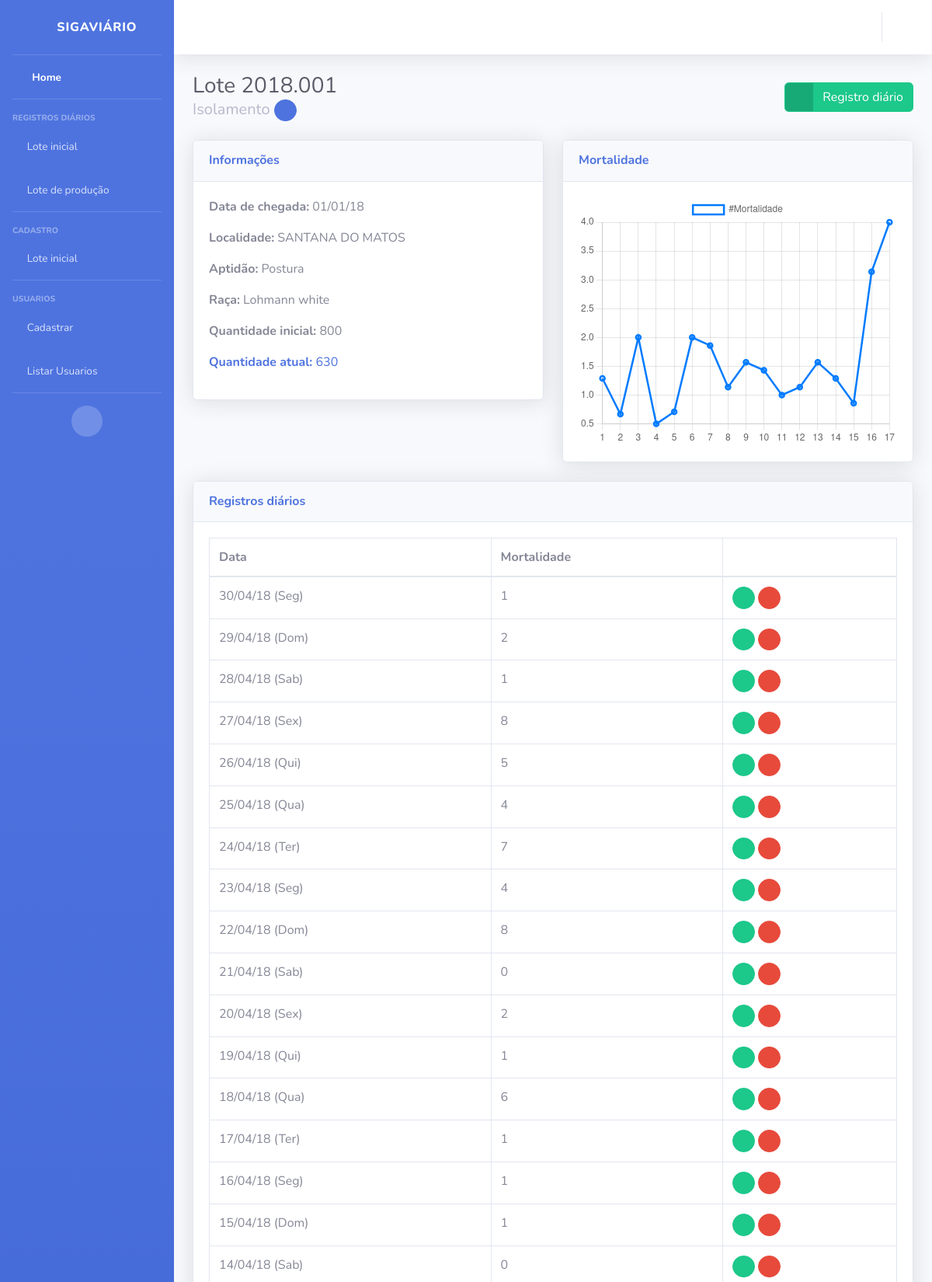
Page /lote/detalhes/ (upper part) on the committed database.
### lote/models.py (models this page shows, shortened)
class Lote(models.Model):
    codigo = models.CharField(max_length=50, unique=True)
    aptidao = models.CharField(max_length=1, choices=APTIDAO, default='B')
    data_chegada = models.DateField(default=date.today)
    localidade = models.CharField(max_length=200)
    quantidade_aves_chegada = models.PositiveIntegerField()
    quantidade_aves_final = models.PositiveIntegerField(null=True, blank=True)
    raca = models.CharField(max_length=1, choices=RACA)
    status = models.CharField(max_length=1, choices=STATUS, default='A')
    def __str__(self):
        return self.codigo
    class Meta:
        ordering = ('status','data_chegada',)

class Registro_diario_lote(models.Model):
    peso = models.DecimalField(max_digits=10, decimal_places=3, null=True, blank=True)
    mortalidade = models.PositiveIntegerField(default=0)
    lote = models.ForeignKey(Lote, on_delete=models.RESTRICT)
    data = models.DateField(default=date.today)
    class Meta:
        ordering = ('-lote','-data',)

### lote/views.py (the view)
# urls.py: path('detalhes/', views.detalhes, name='detalhes'),
def detalhes(request):
    lote_atual = buscar_lote_atual()
    registros_diarios = Registro_diario_lote.objects.filter(lote=lote_atual).order_by("-data")
    registros_diarios_graficos = registros_diarios.reverse()
    datas_mortalidade = []
    datas_peso = []
    mortalidade = []
    pesos = []
    mortalidade_media, semanas = definir_mortalidade_semanal(registros_diarios_graficos)
    informacoes = {
        'lote': lote_atual,
        'registros_diarios': registros_diarios,
        'datas_mortalidade': json.dumps(semanas),
        'mortalidade': json.dumps(mortalidade_media),
        'datas_peso': json.dumps(datas_peso),
        'pesos': json.dumps(pesos)
    }
    return render(request, "lote/detalhes.html", informacoes)

### lote/views.py (called while the page is built)
def definir_mortalidade_semanal(registros_diarios):
    primeira_data = registros_diarios[0].data
    mortalidade_media = []
    semanas = []
    mortalidade = 0
    quantidade = 0
    semana = 1
    for i, registro in enumerate(registros_diarios):
        if (registro.data > (primeira_data + timedelta(days=6))):
            primeira_data=primeira_data + timedelta(days=7)
            mortalidade_media.append(round(mortalidade/quantidade, 2))
            semanas.append(semana)
            semana = semana + 1
            mortalidade = 0
            quantidade = 0
        mortalidade = mortalidade + registro.mortalidade
        quantidade = quantidade + 1
    mortalidade_media.append(round(mortalidade/quantidade, 2))
    semanas.append(semana)
    return mortalidade_media, semanas

def buscar_lote_atual():
    if (len(Lote.objects.filter(Q(status="A") | Q(status="B"))) > 0):
        return Lote.objects.filter(Q(status="A") | Q(status="B"))[0]
    else:
        return None

### templates/lote/detalhes.html (shortened to what this page needs)
{% extends "base.html" %}
{% block titulo %}
{% if lote == None %}
  Não há lote inicial cadastrado
{% else %}
  Lote {{lote}}
  <p class="m-0 h5 font-weight-regular text-gray-500">{{lote.get_status_display}}
    <a href="{% url 'lote:alterar_status' %}" class="btn btn-primary btn-circle btn-sm" value="Alterar status">
      <i class="fas fa-exchange-alt"></i>
    </a>
  </p>
{% endif %}
{% endblock %}
{% block titulo_lateral %}
{% if lote != None %}
  <a href="{% url 'lote:criar_registro_diario' %}" class="btn btn-success btn-icon-split">
    <span class="icon text-white-50">
      <i class="fas fa-plus"></i>
    </span>
    <span class="text">Registro diário</span>
  </a>
{% endif %}
{% endblock %}
{% block conteudo %}
{% if lote != None %}
<div class="row">
  <div class="col-lg-6">
    <div class="card shadow mb-4">
      <div class="card-header py-3 d-flex flex-row align-items-center justify-content-between">
        <h6 class="m-0 font-weight-bold text-primary">Informações</h6>
      </div>
      <div class="card-body">
        <p><strong>Data de chegada:</strong> {{lote.data_chegada|date:"d/m/y"}}</p>
        <p><strong>Localidade:</strong> {{lote.localidade}}</p>
        <p><strong>Aptidão:</strong> {{lote.get_aptidao_display}}</p>
        <p><strong>Raça:</strong> {{lote.get_raca_display}}</p>
        <p><strong>Quantidade inicial:</strong> {{lote.quantidade_aves_chegada}}</p>
        <p style="color: #4e73df"><strong>Quantidade atual:</strong> {{lote.quantidade_aves_final}}</p>
      </div>
    </div>
  </div>
    <div class="col-lg-6">
      <div class="card shadow mb-4">
        <div class="card-header py-3 d-flex flex-row align-items-center justify-content-between">
          <h6 class="m-0 font-weight-bold text-primary">Mortalidade</h6>
        </div>
        <div class="card-body">
          <div class="chart-area">
            <canvas id="mortalidade_chart"></canvas>
          </div>
        </div>
      </div>
    </div>
</div>
<div class="card shadow mb-4">
    <div class="card-header py-3">
      <h6 class="m-0 font-weight-bold text-primary">Registros diários</h6>
    </div>
    <div class="card-body">
      <div class="table-responsive">
        <table class="table table-bordered" id="dataTable" width="100%" cellspacing="0">
          <thead>
            <tr>
              <th>Data</th>
              <th>Mortalidade</th>
              <th></th>
            </tr>
          </thead>
          <tbody>
            {% for registro in registros_diarios %}
            <tr>
                <td>{{registro.data|date:"d/m/y (D)" }}</td>
                <td>{{registro.mortalidade}}</td>
                <td>
                  <a href="{% url 'lote:editar_registro' pk=registro.pk %}" class="btn btn-success btn-circle btn-sm">
                    <i class="fas fa-pencil-alt"></i>
                  </a>
                  <a href="" class="btn btn-danger btn-circle btn-sm" data-toggle="modal" data-target="#fm-modal-grid-{{registro.pk}}"
                          data-tt="tooltip" title="Deletar">
                      <i class="fa fa-trash" aria-hidden="true"></i>
                  </a>
                </td>
            </tr>
            {% endfor %}
          </tbody>
        </table>
      </div>
    </div>
  </div>
{% endif %}
<script>
  window.onload = function () {
    var ctx1 = document.getElementById("mortalidade_chart").getContext('2d');
    var grafico1 = new Chart(ctx1, {
        type: 'line',
        data: {
            labels: {{  datas_mortalidade | safe }},
            datasets: [
            {
                label: '#Mortalidade',
                data: {{ mortalidade | safe }},
                backgroundColor: 'rgba(74, 111, 220, 0)',
                borderColor: '#007bff',
                borderWidth: 2.5
            }
            ]
        },
        options: {
            scales: {
                yAxes: [{
                    ticks: {
                        beginAtZero: true
                    }
                }]
            },
            responsive: true,
            maintainAspectRatio: false,
        }
    });
    var ctx2 = document.getElementById("pesos_chart").getContext('2d');
    var grafico2 = new Chart(ctx2, {
        type: 'line',
        data: {
            labels: {{  datas_peso | safe }},
            datasets: [
            {
                label: 'Peso (kg)',
                data: {{ pesos | safe }},
                backgroundColor: 'rgba(74, 111, 220, 0)',
                borderColor: '#1cc88a',
                borderWidth: 2.5
            }
            ]
        },
        options: {
            scales: {
                yAxes: [{
                    ticks: {
                        beginAtZero: true
                    }
                }]
            }
        }
    });
    grafico1.render();
    grafico2.render();
  }
</script>
{% endblock %}

### rows in the picture
Lote: codigo "2018.001", status "Isolamento", data_chegada "01/01/18", localidade "SANTANA DO MATOS", aptidao "Postura", raca "Lohmann white", quantidade_aves_chegada "800", quantidade_aves_final "630"
Registro_diario_lote: data "30/04/18 (Seg)", mortalidade "1"
Registro_diario_lote: data "29/04/18 (Dom)", mortalidade "2"
Registro_diario_lote: data "28/04/18 (Sab)", mortalidade "1"
Registro_diario_lote: data "27/04/18 (Sex)", mortalidade "8"
Registro_diario_lote: data "26/04/18 (Qui)", mortalidade "5"
Registro_diario_lote: data "25/04/18 (Qua)", mortalidade "4"
Registro_diario_lote: data "24/04/18 (Ter)", mortalidade "7"
Registro_diario_lote: data "23/04/18 (Seg)", mortalidade "4"
Registro_diario_lote: data "22/04/18 (Dom)", mortalidade "8"
Registro_diario_lote: data "21/04/18 (Sab)", mortalidade "0"
Registro_diario_lote: data "20/04/18 (Sex)", mortalidade "2"
Registro_diario_lote: data "19/04/18 (Qui)", mortalidade "1"
Registro_diario_lote: data "18/04/18 (Qua)", mortalidade "6"
Registro_diario_lote: data "17/04/18 (Ter)", mortalidade "1"
Registro_diario_lote: data "16/04/18 (Seg)", mortalidade "1"
Registro_diario_lote: data "15/04/18 (Dom)", mortalidade "1"
Registro_diario_lote: data "14/04/18 (Sab)", mortalidade "0"

### other values in the picture
chart data {{ datas_mortalidade | safe }} [1, 2, 3, 4, 5, 6, 7, 8, 9, 10, 11, 12, 13, 14, 15, 16, 17]
chart data {{ mortalidade | safe }} [1.29, 0.67, 2.0, 0.5, 0.71, 2.0, 1.86, 1.14, 1.57, 1.43, 1.0, 1.14, 1.57, 1.29, 0.86, 3.14, 4.0]
